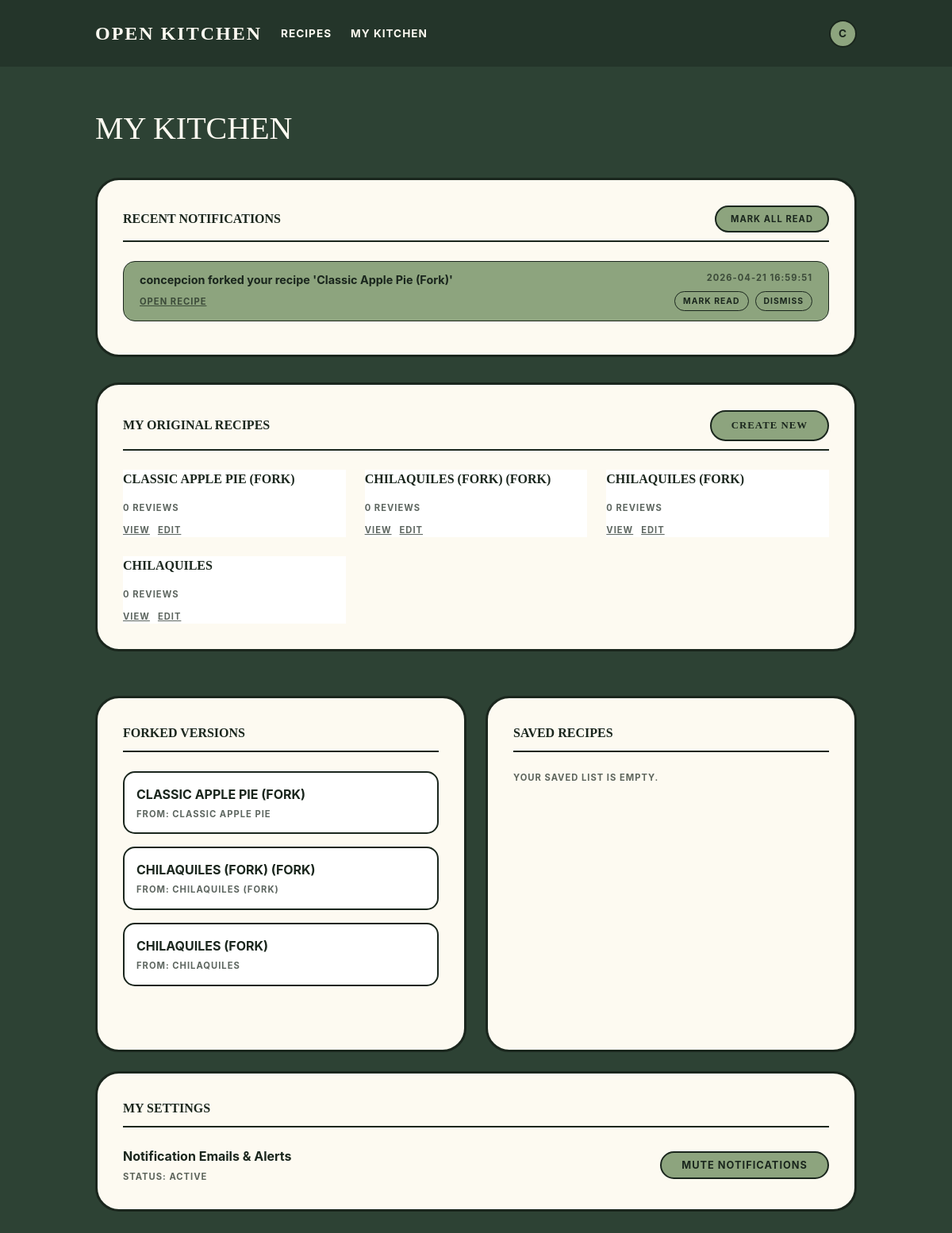
/dashboard/ (signed in), run on an earlier commit of the app's database.
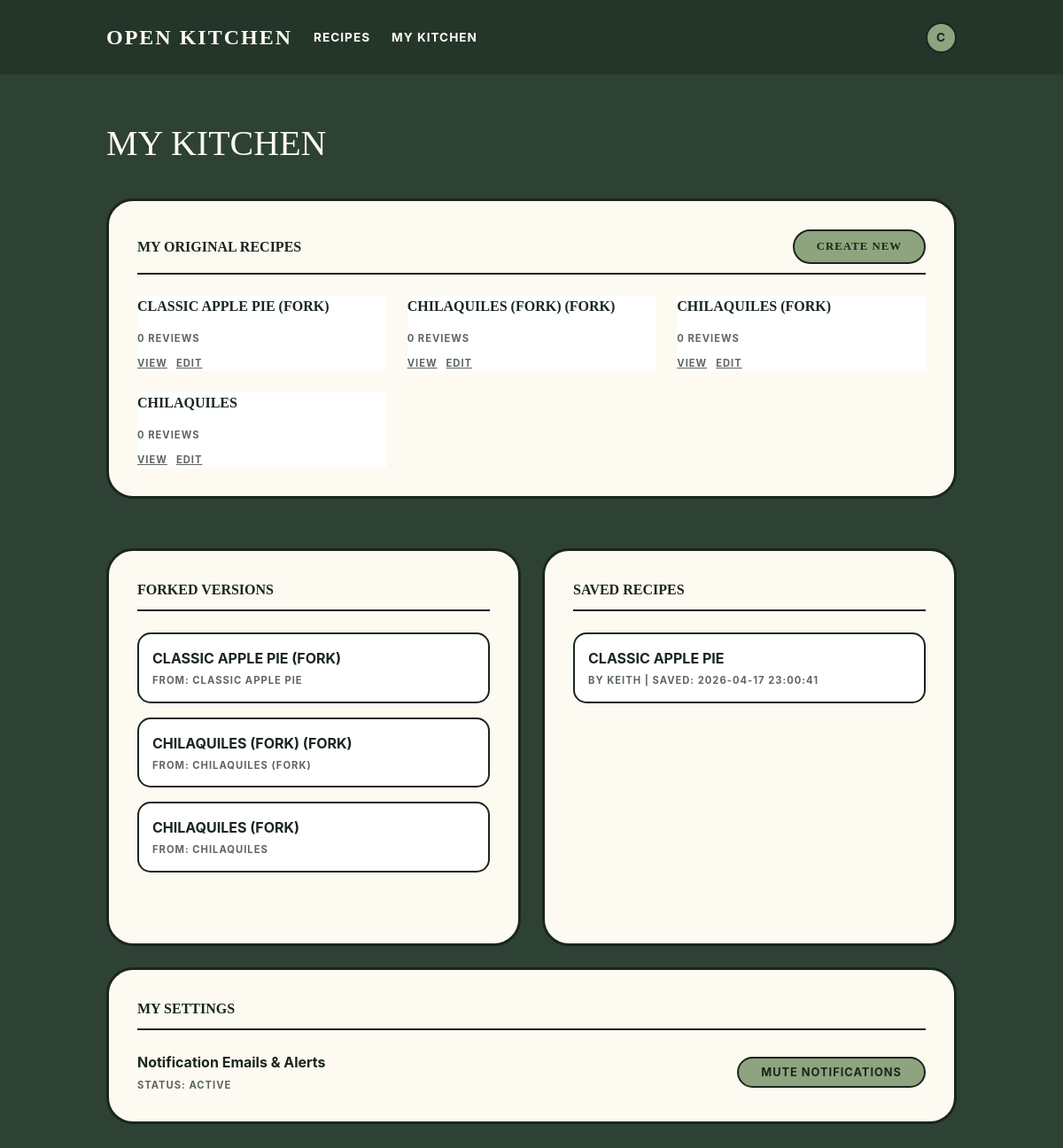
And on a later commit of the database.
### tables this page shows
CREATE TABLE notifications (
    id INTEGER PRIMARY KEY AUTOINCREMENT,
    user_id INTEGER NOT NULL,
    type TEXT NOT NULL,
    reference_id INTEGER,
    message TEXT NOT NULL,
    is_read INTEGER DEFAULT 0,
    created_at DATETIME DEFAULT CURRENT_TIMESTAMP,
    FOREIGN KEY (user_id) REFERENCES users(id)
);

CREATE TABLE recipes (
    id INTEGER PRIMARY KEY AUTOINCREMENT,
    title TEXT NOT NULL,
    description TEXT,
    template_type TEXT NOT NULL CHECK(template_type IN ('standard', 'quick_tip')),
    author_id INTEGER NOT NULL,
    base_servings INTEGER,
    prep_time_minutes INTEGER,
    cook_time_minutes INTEGER,
    parent_recipe_id INTEGER,
    is_public INTEGER DEFAULT 1,
    created_at DATETIME DEFAULT CURRENT_TIMESTAMP,
    updated_at DATETIME,
    FOREIGN KEY (author_id) REFERENCES users(id),
    FOREIGN KEY (parent_recipe_id) REFERENCES recipes(id)
);

CREATE TABLE saved_recipes (
    user_id INTEGER NOT NULL,
    recipe_id INTEGER NOT NULL,
    saved_at DATETIME DEFAULT CURRENT_TIMESTAMP,
    PRIMARY KEY (user_id, recipe_id),
    FOREIGN KEY (user_id) REFERENCES users(id),
    FOREIGN KEY (recipe_id) REFERENCES recipes(id) ON DELETE CASCADE
);

CREATE TABLE users (
    id INTEGER PRIMARY KEY AUTOINCREMENT,
    username TEXT UNIQUE NOT NULL,
    email TEXT UNIQUE NOT NULL,
    password_hash TEXT NOT NULL,
    role_id INTEGER NOT NULL DEFAULT 1,
    notifications_enabled INTEGER DEFAULT 1,
    created_at DATETIME DEFAULT CURRENT_TIMESTAMP,
    updated_at DATETIME, reset_code TEXT, reset_code_expires DATETIME,
    FOREIGN KEY (role_id) REFERENCES roles(id)
);

### app/dashboard.py (the view)
@bp.route('/')
@login_required
def index():
    user_id = g.user['id']
    authored = Recipe.get_by_author(user_id)
    forked = Recipe.get_forked_by_author(user_id)
    saved = SavedRecipe.get_by_user(user_id)
    notifications = Notification.get_by_user(user_id)
    return render_template('dashboard/index.html',
                         authored=authored,
                         forked=forked,
                         saved=saved,
                         notifications=notifications)

### app/auth.py (called while the page is built)
@bp.before_app_request
def load_logged_in_user():
    user_id = session.get('user_id')
    if user_id is None:
        g.user = None
    else:
        g.user = User.get_by_id(user_id)

def login_required(view):
    @functools.wraps(view)
    def wrapped_view(**kwargs):
        if g.user is None:
            return redirect(url_for('auth.login'))
        return view(**kwargs)
    return wrapped_view

### app/db.py (called while the page is built)
def get_db():
    if 'db' not in g:
        g.db = sqlite3.connect(
            current_app.config['DATABASE'],
            detect_types=sqlite3.PARSE_DECLTYPES
        )
        g.db.row_factory = sqlite3.Row
        g.db.execute('PRAGMA foreign_keys = ON')
    return g.db

### app/models/recipe.py (called while the page is built)
    @staticmethod
    def get_by_author(author_id):
        db = get_db()
        return db.execute(
            'SELECT r.*, COUNT(DISTINCT rv.id) as review_count, '
            'AVG(rv.rating) as avg_rating '
            'FROM recipes r '
            'LEFT JOIN reviews rv ON r.id = rv.recipe_id '
            'WHERE r.author_id = ? '
            'GROUP BY r.id ORDER BY r.created_at DESC',
            (author_id,)
        ).fetchall()

### app/templates/dashboard/index.html (shortened to what the changed rows need)
{% extends 'base.html' %}
{% block content %}
<h1 class="dashboard-title">My Kitchen</h1>
{% if notifications %}
<div class="section-box">
    <div class="section-heading">
        <span>Recent Notifications</span>
        <form method="post" action="{{ url_for('dashboard.mark_all_notifications_read') }}">
            <button type="submit" class="btn-pill is-small">Mark All Read</button>
        </form>
    </div>
    {% for notif in notifications %}
    <div class="notif-item {% if not notif.is_read %}notif-unread{% else %}notif-read{% endif %}">
        <div class="level is-mobile" style="align-items: flex-start;">
            <div class="level-left">
                <div>
                    <p>{{ notif.message }}</p>
                    {% if notif.reference_id %}
                    <a href="{{ url_for('recipes.view', id=notif.reference_id) }}" class="meta-label" style="display: inline-block; margin-top: 8px; text-decoration: underline;">Open Recipe</a>
                    {% endif %}
                </div>
            </div>
            <div class="level-right">
                <div style="display: flex; flex-direction: column; align-items: flex-end; gap: 8px;">
                    <small class="meta-label">{{ notif.created_at }}</small>
                    <div style="display: flex; gap: 8px;">
                        {% if not notif.is_read %}
                        <form method="post" action="{{ url_for('dashboard.mark_notification_read', id=notif.id) }}">
                            <button type="submit" class="mini-action">Mark Read</button>
                        </form>
                        {% endif %}
                        <form method="post" action="{{ url_for('dashboard.delete_notification', id=notif.id) }}">
                            <button type="submit" class="mini-action">Dismiss</button>
                        </form>
                    </div>
                </div>
            </div>
        </div>
    </div>
    {% endfor %}
</div>
{% endif %}
<div class="columns is-multiline">
    <div class="column is-12">
        <div class="section-box">
            {% if authored %}
            <div class="columns is-multiline">
                {% for recipe in authored %}
                <div class="column is-4">
                    <div class="recipe-grid-card" style="background-color: white;">
                        <h3 style="font-family: 'Georgia', serif; text-transform: uppercase; font-weight: bold;">{{ recipe.title }}</h3>
                        <div style="margin: 10px 0;">
                            <span class="meta-label">{{ recipe.review_count }} Reviews</span>
                        </div>
                        <div style="display: flex; gap: 10px; margin-top: auto;">
                            <a href="{{ url_for('recipes.view', id=recipe.id) }}" class="meta-label" style="text-decoration: underline;">View</a>
                            <a href="{{ url_for('recipes.edit_ingredients', id=recipe.id) }}" class="meta-label" style="text-decoration: underline;">Edit</a>
                        </div>
                    </div>
                </div>
                {% endfor %}
            </div>
            {% else %}
            <p>You haven't created any recipes yet.</p>
            {% endif %}
        </div>
    </div>
    <div class="column is-6">
        <div class="section-box" style="height: 100%;">
            <h2 class="section-heading">Forked Versions</h2>
            {% if forked %}
                {% for recipe in forked %}
                <div class="recipe-strip">
                    <div>
                        <a href="{{ url_for('recipes.view', id=recipe.id) }}" style="font-weight: bold; color: var(--border-dark); text-decoration: none;">{{ recipe.title|upper }}</a>
                        <p class="meta-label" style="margin-top: 5px;">From: {{ recipe.parent_title }}</p>
                    </div>
                </div>
                {% endfor %}
            {% else %}
            <p class="meta-label">No forked recipes yet.</p>
            {% endif %}
        </div>
    </div>
    <div class="column is-6">
        <div class="section-box" style="height: 100%;">
            <h2 class="section-heading">Saved Recipes</h2>
            {% if saved %}
                {% for recipe in saved %}
                <div class="recipe-strip">
                    <div>
                        <a href="{{ url_for('recipes.view', id=recipe.id) }}" style="font-weight: bold; color: var(--border-dark); text-decoration: none;">{{ recipe.title|upper }}</a>
                        <p class="meta-label" style="margin-top: 5px;">By {{ recipe.author_name }} | Saved: {{ recipe.saved_at }}</p>
                    </div>
                </div>
                {% endfor %}
            {% else %}
            <p class="meta-label">Your saved list is empty.</p>
            {% endif %}
        </div>
    </div>
</div>
{% endblock %}

What changed in the data, as far as the page shows it:
removed notifications: message "concepcion forked your recipe 'Classic Apple Pie (Fork)'", created_at "2026-04-21 16:59:51"
added saved_recipes: title "CLASSIC APPLE PIE", author_name "KEITH", saved_at "2026-04-17 23:00:41"
Also different on the page:
text no longer shown: "RECENT NOTIFICATIONS MARK ALL READ YOUR SAVED LIST IS EMPTY."
